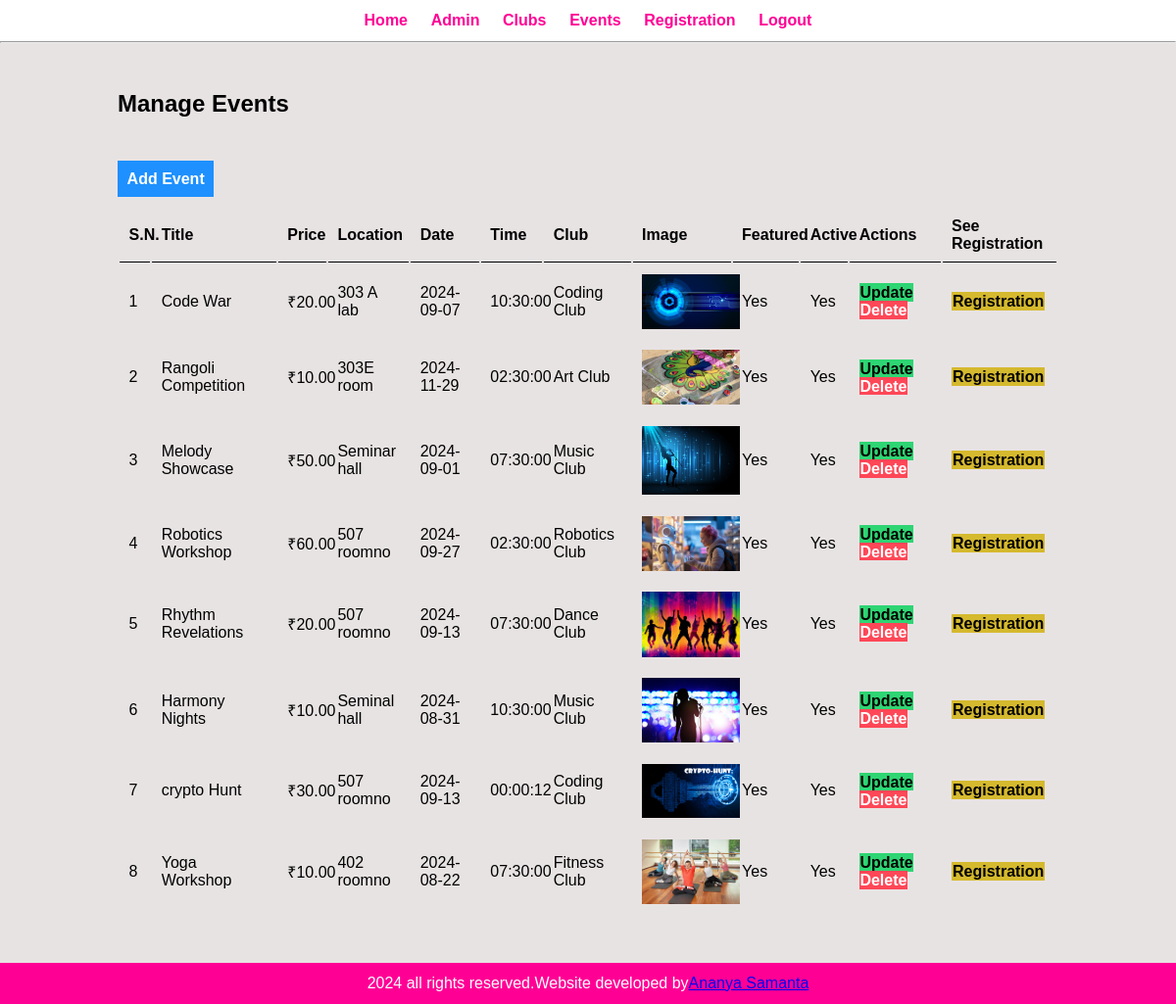
Screenshot of /admin/manage-event.php (signed in) with the database file from the repository.
### tables this page shows
CREATE TABLE `tbl_food` (
  `id` int(10) UNSIGNED NOT NULL,
  `title` varchar(100) NOT NULL,
  `description` text NOT NULL,
  `price` decimal(10,2) NOT NULL,
  `location` varchar(100) NOT NULL,
  `date` date DEFAULT NULL,
  `time` time DEFAULT NULL,
  `image_name` varchar(255) NOT NULL,
  `category_id` int(10) UNSIGNED NOT NULL,
  `club` varchar(100) NOT NULL,
  `featured` varchar(10) NOT NULL,
  `active` varchar(10) NOT NULL
);

### admin/manage-event.php (the view, shortened to what this page needs)
<?php include('partials/menu.php'); ?>
<div class="main-content">
        <div class="wrapper">
           <h2>Manage Events</h2>
           <br/><br/>
           <br/>
         <a href="add-event.php"  class="btn-primary">Add Event</a>
         <br/><br/>
        <table class="tbl-full">
            <tr>
                <th>S.N.</th>
                <th>Title</th>
                <th>Price</th>
                <th>Location</th>
                <th>Date</th>
                <th>Time</th>
                <th>Club</th>
                <th>Image</th>
                <th>Featured</th>
                <th>Active</th>
                <th>Actions</th>
                <th>See Registration</th>
            </tr>
            <?php
               $sql = "SELECT*FROM tbl_food";
               $res = mysqli_query($conn,$sql);
                $count =mysqli_num_rows($res);
                $sn=1 ;
                if($count>0){
                  while($rows=mysqli_fetch_assoc($res)){
                    $id=$rows['id'];
                    $title=$rows['title'];
                    $price=$rows['price'];
                    $location=$rows['location'];
                    $date=$rows['date'];
                    $time=$rows['time'];
                    $club=$rows['club'];
                    $image_name=$rows['image_name'];
                    $featured=$rows['featured'];
                    $active=$rows['active'];
                    ?>
                    <tr>
                <td><?php echo $sn++; ?></td>
                <td><?php echo $title; ?></td>
                <td>₹<?php echo  $price; ?></td>
                <td><?php echo  $location; ?></td>
                <td><?php echo  $date; ?></td>
                <td><?php echo  $time; ?></td>
                <td><?php echo  $club; ?></td>
                <td>
                <?php
                if($image_name!=""){
                    ?>
                    <img src="<?php echo SITEURL;?>images/event/<?php echo $image_name;?>" width="100px" >
                    <?php
                }
                else
                {
                    echo "<div class='error'>Image not added</div>";
                }
                ?>
                </td>
                <td><?php echo $featured; ?></td>
                <td><?php echo $active; ?></td>
                <td>
                <a href="<?php echo SITEURL;?>admin/update-event.php? id=<?php echo $id; ?>" class="btn-secondary"> Update </a>
                <a href="<?php echo SITEURL;?>admin/delete-event.php? id=<?php echo $id; ?>&image_name=<?php echo $image_name; ?>" class="btn-danger"> Delete </a>
                </td>
                <td>
                <a href="<?php echo SITEURL;?>admin/event-register.php? id=<?php echo $id; ?>" class="btn-secondary2">Registration </a>
                </td>
                  </tr>
                    <?php
                  }
                }else{
                   ?>
                   <tr>
                    <td colspan="6"><div class="error">No event added.</div></td>
                   </tr>
                   <?php
                }
            ?>
       </table>
        </div>
    </div>
<?php include('partials/footer.php'); ?>

### css/admin.css (style rules this page uses)
* { margin:0; padding:0; font-family: Arial, Helvetica, sans-serif; }
.wrapper { padding:1%; width:80%; margin:0 auto; }
.tbl-full { width:100%; }
table tr th { border-bottom:1px solid black; padding:1%; text-align: left; }
table tr td { padding:1%; }
.btn-primary { background-color: #1e90ff; padding:1%; color:white; text-decoration: none; font-weight: bold; }
.btn-secondary { background-color:#2ed573 ; padding:1%; color:black; text-decoration: none; font-weight: bold; }
.btn-secondary2 { background-color:#d5b92e ; padding:1%; color:black; text-decoration: none; font-weight: bold; }
.btn-danger { background-color:#ff4757; padding:1%; color:white; text-decoration: none; font-weight: bold; }
.main-content { background-color: #e8e3e3; padding:3% 0; }

### rows the page displays
tbl_food: title "Code War", price "20.00", location "303 A lab", date "2024-09-07", time "10:30:00", club "Coding Club", image_name (picture), featured "Yes", active "Yes"
tbl_food: title "Rangoli Competition", price "10.00", location "303E room", date "2024-11-29", time "02:30:00", club "Art Club", image_name (picture), featured "Yes", active "Yes"
tbl_food: title "Melody Showcase", price "50.00", location "Seminar hall", date "2024-09-01", time "07:30:00", club "Music Club", image_name (picture), featured "Yes", active "Yes"
tbl_food: title "Robotics Workshop", price "60.00", location "507 roomno", date "2024-09-27", time "02:30:00", club "Robotics Club", image_name (picture), featured "Yes", active "Yes"
tbl_food: title "Rhythm Revelations", price "20.00", location "507 roomno", date "2024-09-13", time "07:30:00", club "Dance Club", image_name (picture), featured "Yes", active "Yes"
tbl_food: title "Harmony Nights", price "10.00", location "Seminal hall", date "2024-08-31", time "10:30:00", club "Music Club", image_name (picture), featured "Yes", active "Yes"
tbl_food: title "crypto Hunt", price "30.00", location "507 roomno", date "2024-09-13", time "00:00:12", club "Coding Club", image_name (picture), featured "Yes", active "Yes"
tbl_food: title "Yoga Workshop", price "10.00", location "402 roomno", date "2024-08-22", time "07:30:00", club "Fitness Club", image_name (picture), featured "Yes", active "Yes"
